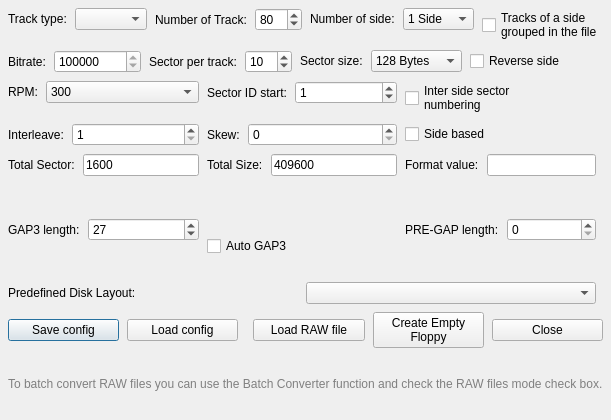
<?xml version="1.0" encoding="UTF-8"?>
<ui version="4.0">
 <class>RawFormatDialog</class>
 <widget class="QDialog" name="RawFormatDialog">
  <property name="geometry">
   <rect><x>0</x><y>0</y><width>500</width><height>420</height></rect>
  </property>
  <property name="windowTitle">
   <string>RAW File Format Configuration</string>
  </property>
  <layout class="QVBoxLayout" name="mainLayout">
   <property name="spacing"><number>8</number></property>
   <property name="margin"><number>8</number></property>
   
   <!-- Row 1: Track Type, Tracks, Sides -->
   <item>
    <layout class="QHBoxLayout">
     <item>
      <layout class="QFormLayout">
       <item row="0" column="0"><widget class="QLabel"><property name="text"><string>Track type:</string></property></widget></item>
       <item row="0" column="1">
        <widget class="QComboBox" name="comboTrackType">
         <property name="minimumWidth"><number>120</number></property>
        </widget>
       </item>
      </layout>
     </item>
     <item>
      <layout class="QFormLayout">
       <item row="0" column="0"><widget class="QLabel"><property name="text"><string>Number of Track:</string></property></widget></item>
       <item row="0" column="1">
        <widget class="QSpinBox" name="spinTracks">
         <property name="minimum"><number>1</number></property>
         <property name="maximum"><number>255</number></property>
         <property name="value"><number>80</number></property>
        </widget>
       </item>
      </layout>
     </item>
     <item>
      <layout class="QFormLayout">
       <item row="0" column="0"><widget class="QLabel"><property name="text"><string>Number of side:</string></property></widget></item>
       <item row="0" column="1">
        <widget class="QComboBox" name="comboSides">
         <item><property name="text"><string>1 Side</string></property></item>
         <item><property name="text"><string>2 Sides</string></property></item>
        </widget>
       </item>
      </layout>
     </item>
     <item>
      <widget class="QCheckBox" name="checkSidesGrouped">
       <property name="text"><string>Tracks of a side
grouped in the file</string></property>
      </widget>
     </item>
    </layout>
   </item>
   
   <!-- Row 2: Bitrate, Sectors, Sector Size -->
   <item>
    <layout class="QHBoxLayout">
     <item>
      <layout class="QFormLayout">
       <item row="0" column="0"><widget class="QLabel"><property name="text"><string>Bitrate:</string></property></widget></item>
       <item row="0" column="1">
        <widget class="QSpinBox" name="spinBitrate">
         <property name="minimum"><number>100000</number></property>
         <property name="maximum"><number>1000000</number></property>
         <property name="value"><number>250000</number></property>
         <property name="singleStep"><number>1000</number></property>
        </widget>
       </item>
      </layout>
     </item>
     <item>
      <layout class="QFormLayout">
       <item row="0" column="0"><widget class="QLabel"><property name="text"><string>Sector per track:</string></property></widget></item>
       <item row="0" column="1">
        <widget class="QSpinBox" name="spinSectors">
         <property name="minimum"><number>1</number></property>
         <property name="maximum"><number>255</number></property>
         <property name="value"><number>10</number></property>
        </widget>
       </item>
      </layout>
     </item>
     <item>
      <layout class="QFormLayout">
       <item row="0" column="0"><widget class="QLabel"><property name="text"><string>Sector size:</string></property></widget></item>
       <item row="0" column="1">
        <widget class="QComboBox" name="comboSectorSize">
         <item><property name="text"><string>128 Bytes</string></property></item>
         <item><property name="text"><string>256 Bytes</string></property></item>
         <item><property name="text"><string>512 Bytes</string></property></item>
         <item><property name="text"><string>1024 Bytes</string></property></item>
         <item><property name="text"><string>2048 Bytes</string></property></item>
         <item><property name="text"><string>4096 Bytes</string></property></item>
         <item><property name="text"><string>8192 Bytes</string></property></item>
        </widget>
       </item>
      </layout>
     </item>
     <item>
      <widget class="QCheckBox" name="checkReverseSide">
       <property name="text"><string>Reverse side</string></property>
      </widget>
     </item>
    </layout>
   </item>
   
   <!-- Row 3: RPM, Sector ID, Interleave -->
   <item>
    <layout class="QHBoxLayout">
     <item>
      <layout class="QFormLayout">
       <item row="0" column="0"><widget class="QLabel"><property name="text"><string>RPM:</string></property></widget></item>
       <item row="0" column="1">
        <widget class="QComboBox" name="comboRPM">
         <item><property name="text"><string>300</string></property></item>
         <item><property name="text"><string>360</string></property></item>
        </widget>
       </item>
      </layout>
     </item>
     <item>
      <layout class="QFormLayout">
       <item row="0" column="0"><widget class="QLabel"><property name="text"><string>Sector ID start:</string></property></widget></item>
       <item row="0" column="1">
        <widget class="QSpinBox" name="spinSectorIdStart">
         <property name="minimum"><number>0</number></property>
         <property name="maximum"><number>255</number></property>
         <property name="value"><number>1</number></property>
        </widget>
       </item>
      </layout>
     </item>
     <item>
      <widget class="QCheckBox" name="checkInterSideNumbering">
       <property name="text"><string>Inter side sector
numbering</string></property>
      </widget>
     </item>
     <item><spacer><property name="orientation"><enum>Qt::Horizontal</enum></property></spacer></item>
    </layout>
   </item>
   
   <!-- Row 4: Interleave, Skew, Side Based -->
   <item>
    <layout class="QHBoxLayout">
     <item>
      <layout class="QFormLayout">
       <item row="0" column="0"><widget class="QLabel"><property name="text"><string>Interleave:</string></property></widget></item>
       <item row="0" column="1">
        <widget class="QSpinBox" name="spinInterleave">
         <property name="minimum"><number>1</number></property>
         <property name="maximum"><number>99</number></property>
         <property name="value"><number>1</number></property>
        </widget>
       </item>
      </layout>
     </item>
     <item>
      <layout class="QFormLayout">
       <item row="0" column="0"><widget class="QLabel"><property name="text"><string>Skew:</string></property></widget></item>
       <item row="0" column="1">
        <widget class="QSpinBox" name="spinSkew">
         <property name="minimum"><number>0</number></property>
         <property name="maximum"><number>99</number></property>
         <property name="value"><number>0</number></property>
        </widget>
       </item>
      </layout>
     </item>
     <item>
      <widget class="QCheckBox" name="checkSideBased">
       <property name="text"><string>Side based</string></property>
      </widget>
     </item>
     <item><spacer><property name="orientation"><enum>Qt::Horizontal</enum></property></spacer></item>
    </layout>
   </item>
   
   <!-- Row 5: Total Sectors, Total Size, Format Value -->
   <item>
    <layout class="QHBoxLayout">
     <item>
      <layout class="QFormLayout">
       <item row="0" column="0"><widget class="QLabel"><property name="text"><string>Total Sector:</string></property></widget></item>
       <item row="0" column="1">
        <widget class="QLineEdit" name="editTotalSectors">
         <property name="readOnly"><bool>true</bool></property>
         <property name="text"><string>1600</string></property>
         <property name="maximumWidth"><number>80</number></property>
        </widget>
       </item>
      </layout>
     </item>
     <item>
      <layout class="QFormLayout">
       <item row="0" column="0"><widget class="QLabel"><property name="text"><string>Total Size:</string></property></widget></item>
       <item row="0" column="1">
        <widget class="QLineEdit" name="editTotalSize">
         <property name="readOnly"><bool>true</bool></property>
         <property name="text"><string>409600</string></property>
         <property name="maximumWidth"><number>80</number></property>
        </widget>
       </item>
      </layout>
     </item>
     <item>
      <layout class="QFormLayout">
       <item row="0" column="0"><widget class="QLabel"><property name="text"><string>Format value:</string></property></widget></item>
       <item row="0" column="1">
        <widget class="QLineEdit" name="editFormatValue">
         <property name="readOnly"><bool>true</bool></property>
         <property name="maximumWidth"><number>80</number></property>
        </widget>
       </item>
      </layout>
     </item>
     <item><spacer><property name="orientation"><enum>Qt::Horizontal</enum></property></spacer></item>
    </layout>
   </item>
   
   <!-- Row 6: GAP lengths -->
   <item>
    <layout class="QHBoxLayout">
     <item>
      <layout class="QFormLayout">
       <item row="0" column="0"><widget class="QLabel"><property name="text"><string>GAP3 length:</string></property></widget></item>
       <item row="0" column="1">
        <widget class="QSpinBox" name="spinGap3">
         <property name="minimum"><number>0</number></property>
         <property name="maximum"><number>255</number></property>
         <property name="value"><number>27</number></property>
        </widget>
       </item>
      </layout>
     </item>
     <item>
      <widget class="QCheckBox" name="checkAutoGap3">
       <property name="text"><string>Auto GAP3</string></property>
      </widget>
     </item>
     <item>
      <layout class="QFormLayout">
       <item row="0" column="0"><widget class="QLabel"><property name="text"><string>PRE-GAP length:</string></property></widget></item>
       <item row="0" column="1">
        <widget class="QSpinBox" name="spinPreGap">
         <property name="minimum"><number>0</number></property>
         <property name="maximum"><number>255</number></property>
         <property name="value"><number>0</number></property>
        </widget>
       </item>
      </layout>
     </item>
     <item><spacer><property name="orientation"><enum>Qt::Horizontal</enum></property></spacer></item>
    </layout>
   </item>
   
   <!-- Row 7: Predefined Layout -->
   <item>
    <layout class="QHBoxLayout">
     <item>
      <widget class="QLabel"><property name="text"><string>Predefined Disk Layout:</string></property></widget>
     </item>
     <item>
      <widget class="QComboBox" name="comboLayout">
       <property name="minimumWidth"><number>200</number></property>
      </widget>
     </item>
     <item><spacer><property name="orientation"><enum>Qt::Horizontal</enum></property></spacer></item>
    </layout>
   </item>
   
   <!-- Buttons -->
   <item>
    <layout class="QHBoxLayout">
     <item>
      <widget class="QPushButton" name="btnSaveConfig">
       <property name="text"><string>Save config</string></property>
      </widget>
     </item>
     <item>
      <widget class="QPushButton" name="btnLoadConfig">
       <property name="text"><string>Load config</string></property>
      </widget>
     </item>
     <item><spacer><property name="orientation"><enum>Qt::Horizontal</enum></property></spacer></item>
     <item>
      <widget class="QPushButton" name="btnLoadRaw">
       <property name="text"><string>Load RAW file</string></property>
      </widget>
     </item>
     <item>
      <widget class="QPushButton" name="btnCreateEmpty">
       <property name="text"><string>Create Empty
Floppy</string></property>
      </widget>
     </item>
     <item>
      <widget class="QPushButton" name="btnClose">
       <property name="text"><string>Close</string></property>
      </widget>
     </item>
    </layout>
   </item>
   
   <!-- Info label -->
   <item>
    <widget class="QLabel" name="labelInfo">
     <property name="text"><string>To batch convert RAW files you can use the Batch Converter function and check the RAW files mode check box.</string></property>
     <property name="wordWrap"><bool>true</bool></property>
     <property name="styleSheet"><string>color: gray; font-size: 9pt;</string></property>
    </widget>
   </item>
   
  </layout>
 </widget>
</ui>
